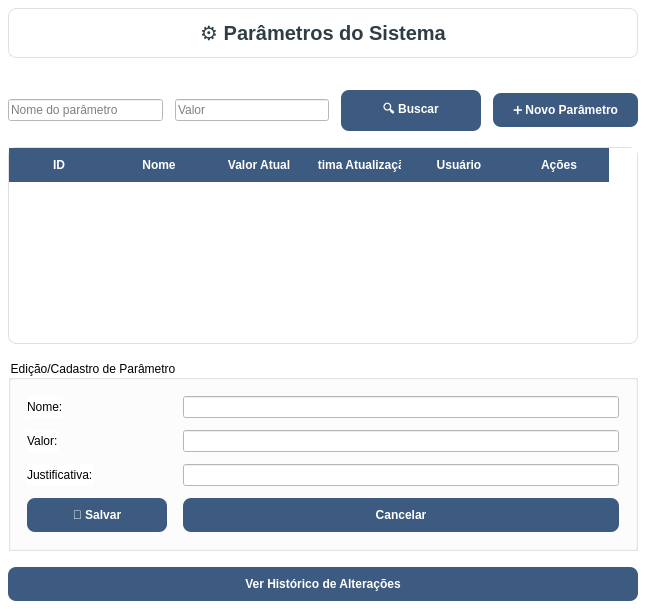
<?xml version="1.0" encoding="UTF-8"?>
<ui version="4.0">
 <class>ConfigAdmin</class>
 <widget class="QWidget" name="ConfigAdmin">
  <property name="geometry">
   <rect>
    <x>0</x>
    <y>0</y>
    <width>646</width>
    <height>609</height>
   </rect>
  </property>
  <property name="windowTitle">
   <string>Parâmetros do Sistema</string>
  </property>
  <property name="styleSheet">
   <string notr="true">
    QWidget {
        background-color: #fff;
        font-family: 'Segoe UI';
    }
    QLabel#titulo {
        font-size: 20px;
        font-weight: bold;
        color: #2F3E46;
        padding: 12px;
        background-color: white;
        border-radius: 8px;
        border: 1px solid #e0e0e0;
        margin-bottom: 16px;
    }
    QPushButton {
        background-color: #3D5A80;
        color: white;
        border: none;
        border-radius: 8px;
        padding: 10px 20px;
        font-weight: bold;
        font-size: 12px;
        min-width: 100px;
    }
    QPushButton:hover {
        background-color: #2E4A66;
    }
    QPushButton:pressed {
        background-color: #1D3557;
    }
    QTableWidget {
        background-color: white;
        border: 1px solid #e0e0e0;
        border-radius: 8px;
        gridline-color: #f0f0f0;
    }
    QHeaderView::section {
        background-color: #3D5A80;
        color: white;
        padding: 8px;
        border: none;
        font-weight: bold;
    }
    QTableWidget::item {
        padding: 8px;
        border-bottom: 1px solid #f0f0f0;
    }
    QTableWidget::item:selected {
        background-color: #e3f2fd;
        color: #1565c0;
    }
   </string>
  </property>
  <layout class="QVBoxLayout" name="mainLayout">
   <property name="spacing">
    <number>16</number>
   </property>
   <property name="leftMargin">
    <number>8</number>
   </property>
   <property name="topMargin">
    <number>8</number>
   </property>
   <property name="rightMargin">
    <number>8</number>
   </property>
   <property name="bottomMargin">
    <number>8</number>
   </property>
   <item>
    <widget class="QLabel" name="titulo">
     <property name="text">
      <string>⚙️ Parâmetros do Sistema</string>
     </property>
     <property name="alignment">
      <set>Qt::AlignCenter</set>
     </property>
    </widget>
   </item>
   <item>
    <layout class="QHBoxLayout" name="filtrosLayout">
     <property name="spacing">
      <number>12</number>
     </property>
     <item>
      <widget class="QLineEdit" name="txtFiltroNome">
       <property name="placeholderText">
        <string>Nome do parâmetro</string>
       </property>
      </widget>
     </item>
     <item>
      <widget class="QLineEdit" name="txtFiltroValor">
       <property name="placeholderText">
        <string>Valor</string>
       </property>
      </widget>
     </item>
     <item>
      <widget class="QPushButton" name="btnBuscar">
       <property name="text">
        <string>🔍 Buscar</string>
       </property>
      </widget>
     </item>
     <item>
      <widget class="QPushButton" name="btnNovoParametro">
       <property name="text">
        <string>➕ Novo Parâmetro</string>
       </property>
      </widget>
     </item>
    </layout>
   </item>
   <item>
    <widget class="QTableWidget" name="tableParametros">
     <property name="alternatingRowColors">
      <bool>true</bool>
     </property>
     <property name="selectionBehavior">
      <enum>QAbstractItemView::SelectRows</enum>
     </property>
     <property name="showGrid">
      <bool>true</bool>
     </property>
     <property name="sortingEnabled">
      <bool>true</bool>
     </property>
     <property name="rowCount">
      <number>0</number>
     </property>
     <property name="columnCount">
      <number>6</number>
     </property>
     <column>
      <property name="text">
       <string>ID</string>
      </property>
     </column>
     <column>
      <property name="text">
       <string>Nome</string>
      </property>
     </column>
     <column>
      <property name="text">
       <string>Valor Atual</string>
      </property>
     </column>
     <column>
      <property name="text">
       <string>Última Atualização</string>
      </property>
     </column>
     <column>
      <property name="text">
       <string>Usuário</string>
      </property>
     </column>
     <column>
      <property name="text">
       <string>Ações</string>
      </property>
     </column>
    </widget>
   </item>
   <item>
    <widget class="QGroupBox" name="groupEdicao">
     <property name="title">
      <string>Edição/Cadastro de Parâmetro</string>
     </property>
     <layout class="QFormLayout" name="formLayoutEdicao">
      <property name="horizontalSpacing">
       <number>16</number>
      </property>
      <property name="verticalSpacing">
       <number>12</number>
      </property>
      <property name="leftMargin">
       <number>16</number>
      </property>
      <property name="topMargin">
       <number>16</number>
      </property>
      <property name="rightMargin">
       <number>16</number>
      </property>
      <property name="bottomMargin">
       <number>16</number>
      </property>
      <item row="0" column="0">
       <widget class="QLabel" name="lblNome">
        <property name="text">
         <string>Nome:</string>
        </property>
       </widget>
      </item>
      <item row="0" column="1">
       <widget class="QLineEdit" name="txtNome"/>
      </item>
      <item row="1" column="0">
       <widget class="QLabel" name="lblValor">
        <property name="text">
         <string>Valor:</string>
        </property>
       </widget>
      </item>
      <item row="1" column="1">
       <widget class="QLineEdit" name="txtValor"/>
      </item>
      <item row="2" column="0">
       <widget class="QLabel" name="lblJustificativa">
        <property name="text">
         <string>Justificativa:</string>
        </property>
       </widget>
      </item>
      <item row="2" column="1">
       <widget class="QLineEdit" name="txtJustificativa"/>
      </item>
      <item row="3" column="0">
       <widget class="QPushButton" name="btnSalvarParametro">
        <property name="text">
         <string>💾 Salvar</string>
        </property>
       </widget>
      </item>
      <item row="3" column="1">
       <widget class="QPushButton" name="btnCancelarEdicao">
        <property name="text">
         <string>Cancelar</string>
        </property>
       </widget>
      </item>
     </layout>
    </widget>
   </item>
   <item>
    <widget class="QPushButton" name="btnHistoricoParametro">
     <property name="text">
      <string>Ver Histórico de Alterações</string>
     </property>
    </widget>
   </item>
  </layout>
 </widget>
 <resources/>
 <connections/>
</ui>
